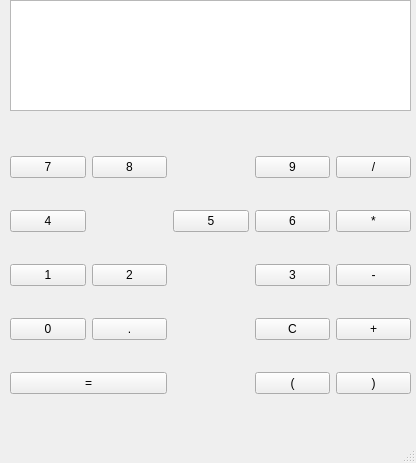
<?xml version="1.0" encoding="UTF-8"?>
<ui version="4.0">
 <class>MainWindow</class>
 <widget class="QMainWindow" name="MainWindow">
  <property name="geometry">
   <rect>
    <x>0</x>
    <y>0</y>
    <width>416</width>
    <height>463</height>
   </rect>
  </property>
  <property name="windowTitle">
   <string>MainWindow</string>
  </property>
  <widget class="QWidget" name="centralwidget">
   <widget class="QTextBrowser" name="textBrowser">
    <property name="geometry">
     <rect>
      <x>10</x>
      <y>0</y>
      <width>401</width>
      <height>111</height>
     </rect>
    </property>
   </widget>
   <widget class="QWidget" name="gridLayoutWidget">
    <property name="geometry">
     <rect>
      <x>10</x>
      <y>130</y>
      <width>401</width>
      <height>291</height>
     </rect>
    </property>
    <layout class="QGridLayout" name="gridLayout">
     <item row="0" column="3">
      <widget class="QPushButton" name="pushButton_9">
       <property name="text">
        <string>9</string>
       </property>
      </widget>
     </item>
     <item row="0" column="1">
      <widget class="QPushButton" name="pushButton_8">
       <property name="text">
        <string>8</string>
       </property>
      </widget>
     </item>
     <item row="4" column="0" colspan="2">
      <layout class="QVBoxLayout" name="verticalLayout">
       <item>
        <widget class="QPushButton" name="pushButton_qual">
         <property name="text">
          <string>=</string>
         </property>
        </widget>
       </item>
      </layout>
     </item>
     <item row="3" column="3">
      <widget class="QPushButton" name="pushButton_clear">
       <property name="text">
        <string>C</string>
       </property>
      </widget>
     </item>
     <item row="2" column="0">
      <widget class="QPushButton" name="pushButton_1">
       <property name="text">
        <string>1</string>
       </property>
      </widget>
     </item>
     <item row="1" column="3">
      <widget class="QPushButton" name="pushButton_6">
       <property name="text">
        <string>6</string>
       </property>
      </widget>
     </item>
     <item row="1" column="0">
      <widget class="QPushButton" name="pushButton_4">
       <property name="text">
        <string>4</string>
       </property>
      </widget>
     </item>
     <item row="2" column="4">
      <widget class="QPushButton" name="pushButton_minus">
       <property name="text">
        <string>-</string>
       </property>
      </widget>
     </item>
     <item row="3" column="0">
      <widget class="QPushButton" name="pushButton_0">
       <property name="text">
        <string>0</string>
       </property>
      </widget>
     </item>
     <item row="4" column="3">
      <widget class="QPushButton" name="pushButton_left">
       <property name="text">
        <string>(</string>
       </property>
      </widget>
     </item>
     <item row="3" column="4">
      <widget class="QPushButton" name="pushButton_sum">
       <property name="text">
        <string>+</string>
       </property>
      </widget>
     </item>
     <item row="3" column="1">
      <widget class="QPushButton" name="pushButton_dot">
       <property name="text">
        <string>.</string>
       </property>
      </widget>
     </item>
     <item row="0" column="0">
      <widget class="QPushButton" name="pushButton_7">
       <property name="text">
        <string>7</string>
       </property>
      </widget>
     </item>
     <item row="0" column="4">
      <widget class="QPushButton" name="pushButton_div">
       <property name="text">
        <string>/</string>
       </property>
      </widget>
     </item>
     <item row="1" column="4">
      <widget class="QPushButton" name="pushButton_multi">
       <property name="text">
        <string>*</string>
       </property>
      </widget>
     </item>
     <item row="2" column="3">
      <widget class="QPushButton" name="pushButton_3">
       <property name="text">
        <string>3</string>
       </property>
      </widget>
     </item>
     <item row="2" column="1">
      <widget class="QPushButton" name="pushButton_2">
       <property name="text">
        <string>2</string>
       </property>
      </widget>
     </item>
     <item row="4" column="4">
      <widget class="QPushButton" name="pushButton_right">
       <property name="text">
        <string>)</string>
       </property>
      </widget>
     </item>
     <item row="1" column="2">
      <widget class="QPushButton" name="pushButton_5">
       <property name="text">
        <string>5</string>
       </property>
      </widget>
     </item>
    </layout>
   </widget>
  </widget>
  <widget class="QMenuBar" name="menubar">
   <property name="geometry">
    <rect>
     <x>0</x>
     <y>0</y>
     <width>416</width>
     <height>23</height>
    </rect>
   </property>
  </widget>
  <widget class="QStatusBar" name="statusbar"/>
 </widget>
 <resources/>
 <connections>
  <connection>
   <sender>pushButton_9</sender>
   <signal>clicked()</signal>
   <receiver>textBrowser</receiver>
   <slot>show()</slot>
   <hints>
    <hint type="sourcelabel">
     <x>261</x>
     <y>189</y>
    </hint>
    <hint type="destinationlabel">
     <x>210</x>
     <y>78</y>
    </hint>
   </hints>
  </connection>
 </connections>
</ui>
